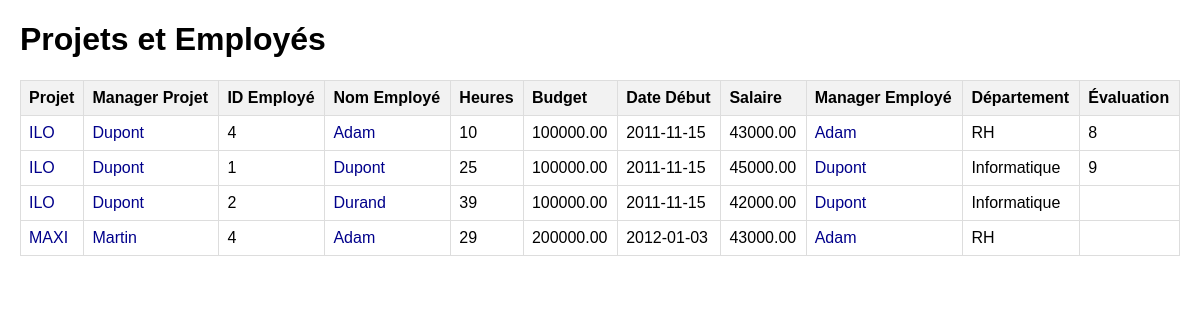
The page / on the database its author committed.
### tables this page shows
CREATE TABLE proj_employe (
    nomProj VARCHAR(100) NOT NULL,
    idEmp INT NOT NULL,
    heures INT NOT NULL,
    evalEmp INT,
    PRIMARY KEY (nomProj, idEmp),
    FOREIGN KEY (nomProj) REFERENCES PROJET(nomProj)
        ON DELETE CASCADE
        ON UPDATE CASCADE,
    FOREIGN KEY (idEmp) REFERENCES EMPLOYE(idEmp)
        ON DELETE CASCADE
        ON UPDATE CASCADE
);

CREATE TABLE PROJET (
    nomProj VARCHAR(100) PRIMARY KEY,
    idMgrProj INT NOT NULL,
    budget DECIMAL(12,2) NOT NULL,
    dateDebut DATE NOT NULL,
    FOREIGN KEY (idMgrProj) REFERENCES EMPLOYE(idEmp)
        ON DELETE CASCADE
        ON UPDATE CASCADE
);

CREATE TABLE EMPLOYE (
    idEmp INT AUTO_INCREMENT PRIMARY KEY,
    nomEmp VARCHAR(100) NOT NULL,
    salaire DECIMAL(10,2) NOT NULL,
    idDept INT NOT NULL,
    FOREIGN KEY (idDept) REFERENCES DEPARTEMENT(idDept)
        ON DELETE CASCADE
        ON UPDATE CASCADE
);

CREATE TABLE DEPARTEMENT (
    idDept INT AUTO_INCREMENT PRIMARY KEY,
    nomDept VARCHAR(100) UNIQUE NOT NULL
);

### index.php (the view, shortened to what this page needs)
<?php
require "config.php";
$sql = "
SELECT
    p.nomProj,
    mp.idEmp AS idMgrProj,
    mp.nomEmp AS managerProjet,
    e.idEmp,
    e.nomEmp,
    pe.heures,
    p.budget,
    p.dateDebut,
    e.salaire,
    dm.idEmp AS idMgrEmp,
    dm.nomEmp AS managerEmploye,
    d.nomDept,
    pe.evalEmp
FROM proj_employe pe
JOIN PROJET p ON pe.nomProj = p.nomProj
JOIN EMPLOYE e ON pe.idEmp = e.idEmp
JOIN DEPARTEMENT d ON e.idDept = d.idDept
JOIN manage m ON m.idDept = d.idDept
JOIN EMPLOYE dm ON m.idEmp = dm.idEmp
JOIN EMPLOYE mp ON p.idMgrProj = mp.idEmp
ORDER BY p.nomProj, e.nomEmp
";
$data = $pdo->query($sql)->fetchAll(PDO::FETCH_ASSOC);
?>
<!DOCTYPE html>
<html lang="fr">
<head>
</head>
<body>
    <h1>Projets et Employés</h1>
    <table>
        <thead>
            <tr>
                <th>Projet</th>
                <th>Manager Projet</th>
                <th>ID Employé</th>
                <th>Nom Employé</th>
                <th>Heures</th>
                <th>Budget</th>
                <th>Date Début</th>
                <th>Salaire</th>
                <th>Manager Employé</th>
                <th>Département</th>
                <th>Évaluation</th>
            </tr>
        </thead>
        <tbody>
            <?php foreach ($data as $row): ?>
            <tr>
                <td>
                    <a href="projet.php?nom=<?= urlencode($row['nomProj']) ?>">
                        <?= htmlspecialchars($row['nomProj']) ?>
                    </a>
                </td>
                <td>
                    <a href="manager.php?id=<?= $row['idMgrProj'] ?>">
                        <?= htmlspecialchars($row['managerProjet']) ?>
                    </a>
                </td>
                <td><?= htmlspecialchars($row['idEmp']) ?></td>
                <td>
                    <a href="employe.php?id=<?= $row['idEmp'] ?>">
                        <?= htmlspecialchars($row['nomEmp']) ?>
                    </a>
                </td>
                <td><?= htmlspecialchars($row['heures']) ?></td>
                <td><?= htmlspecialchars($row['budget']) ?></td>
                <td><?= htmlspecialchars($row['dateDebut']) ?></td>
                <td><?= htmlspecialchars($row['salaire']) ?></td>
                <td>
                    <a href="manager.php?id=<?= $row['idMgrEmp'] ?>">
                        <?= htmlspecialchars($row['managerEmploye']) ?>
                    </a>
                </td>
                <td><?= htmlspecialchars($row['nomDept']) ?></td>
                <td><?= htmlspecialchars($row['evalEmp']) ?></td>
            </tr>
            <?php endforeach; ?>
        </tbody>
    </table>
</body>
</html>

### index.php (style rules this page uses)
body { font-family: Arial, sans-serif; margin: 20px; }
table { border-collapse: collapse; width: 100%; }
th, td { border: 1px solid #ddd; padding: 8px; text-align: left; }
th { background-color: #f2f2f2; }
a { color: darkblue; text-decoration: none; }

### rows shown on the page
proj_employe: nomProj.nomProj "ILO", employe.nomEmp "Dupont", idEmp.idEmp "4", idEmp.nomEmp "Adam", heures "10", nomProj.budget "100000.00", nomProj.dateDebut "2011-11-15", idEmp.salaire "43000.00", departement.nomDept "RH", evalEmp "8"
proj_employe: nomProj.nomProj "ILO", idEmp.nomEmp "Dupont", idEmp.idEmp "1", heures "25", nomProj.budget "100000.00", nomProj.dateDebut "2011-11-15", idEmp.salaire "45000.00", departement.nomDept "Informatique", evalEmp "9"
proj_employe: nomProj.nomProj "ILO", employe.nomEmp "Dupont", idEmp.idEmp "2", idEmp.nomEmp "Durand", heures "39", nomProj.budget "100000.00", nomProj.dateDebut "2011-11-15", idEmp.salaire "42000.00", departement.nomDept "Informatique"
proj_employe: nomProj.nomProj "MAXI", employe.nomEmp "Martin", idEmp.idEmp "4", idEmp.nomEmp "Adam", heures "29", nomProj.budget "200000.00", nomProj.dateDebut "2012-01-03", idEmp.salaire "43000.00", departement.nomDept "RH"
